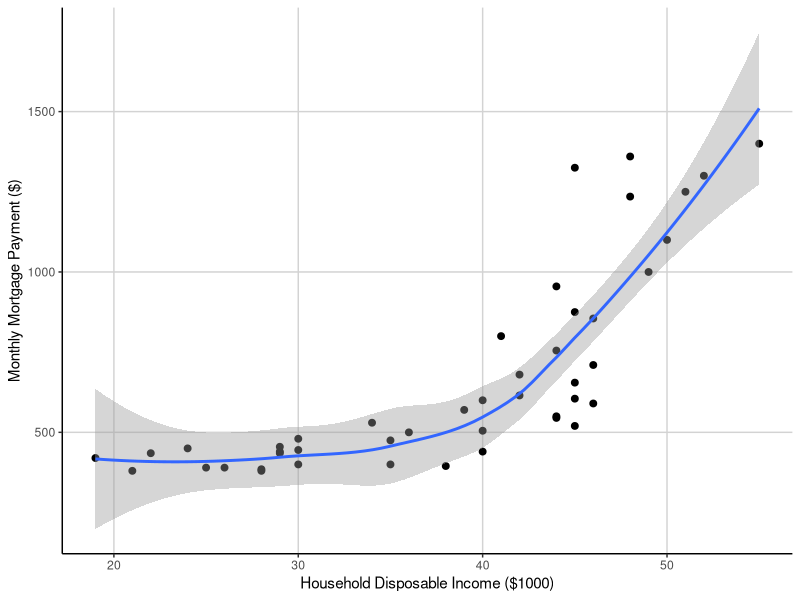
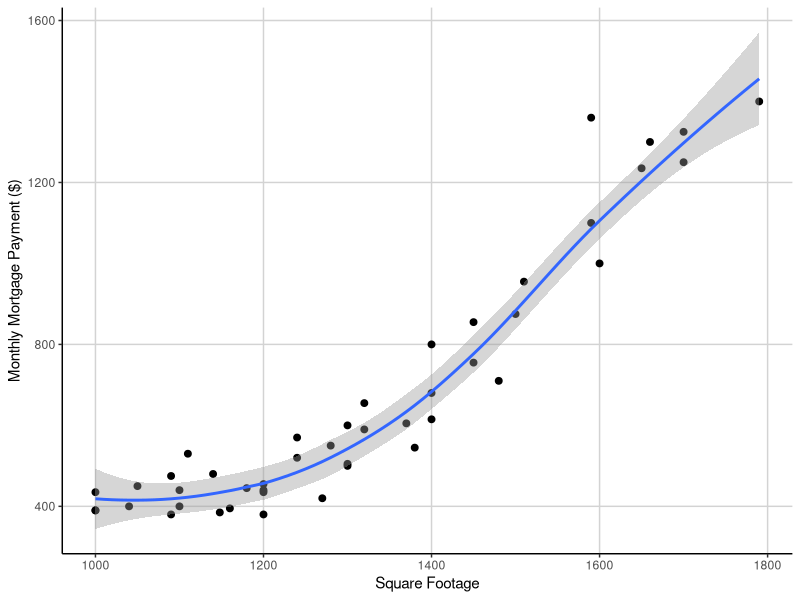
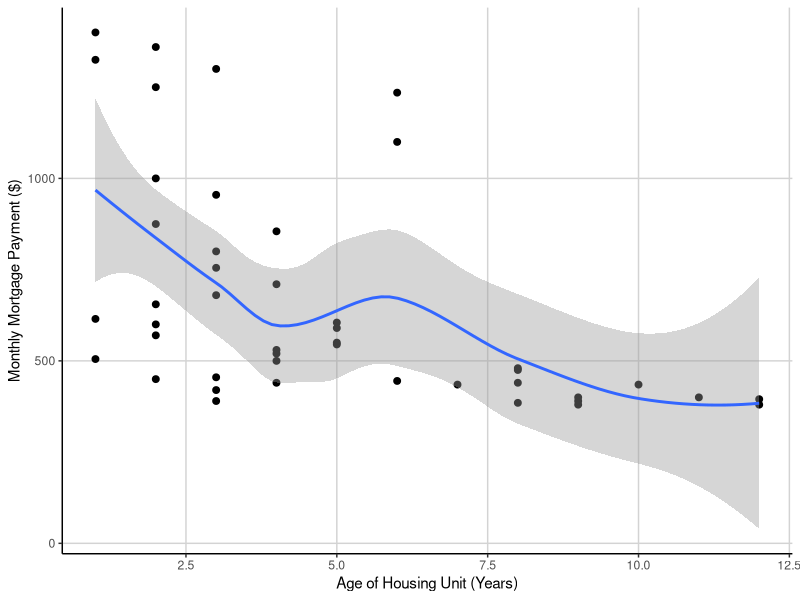
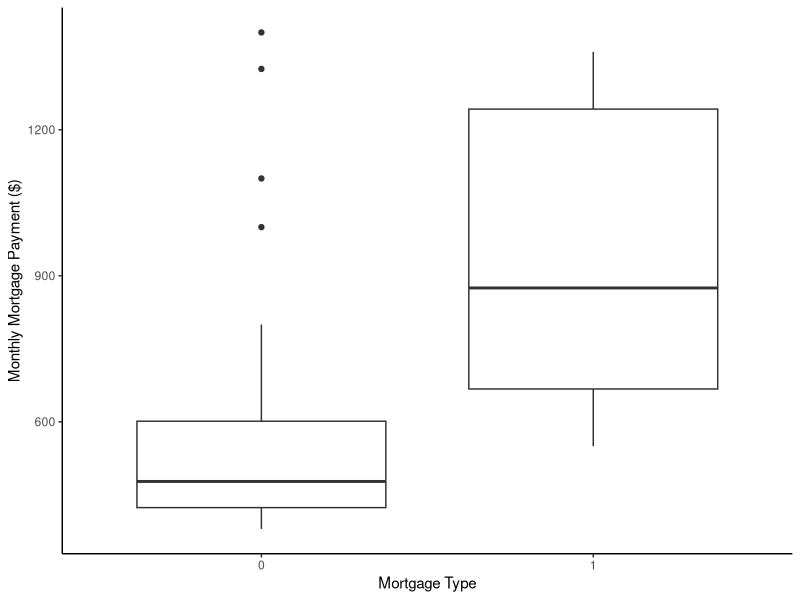
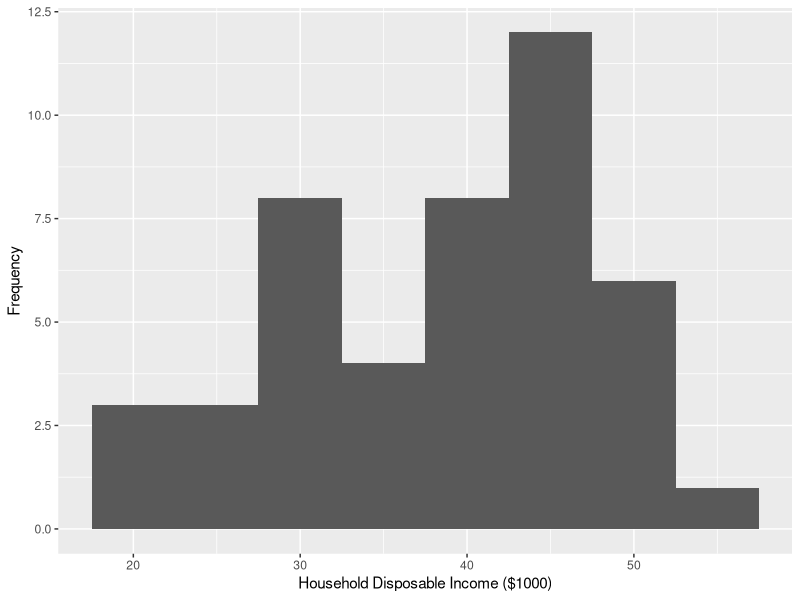
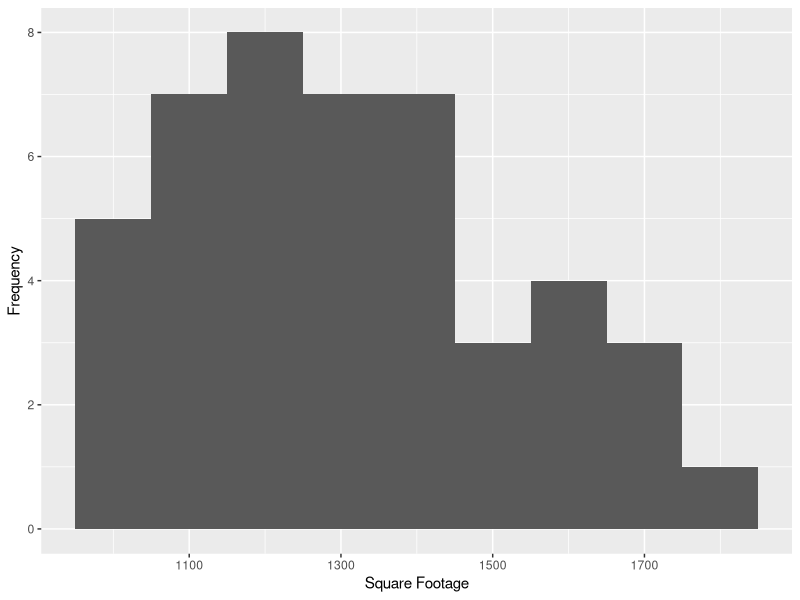
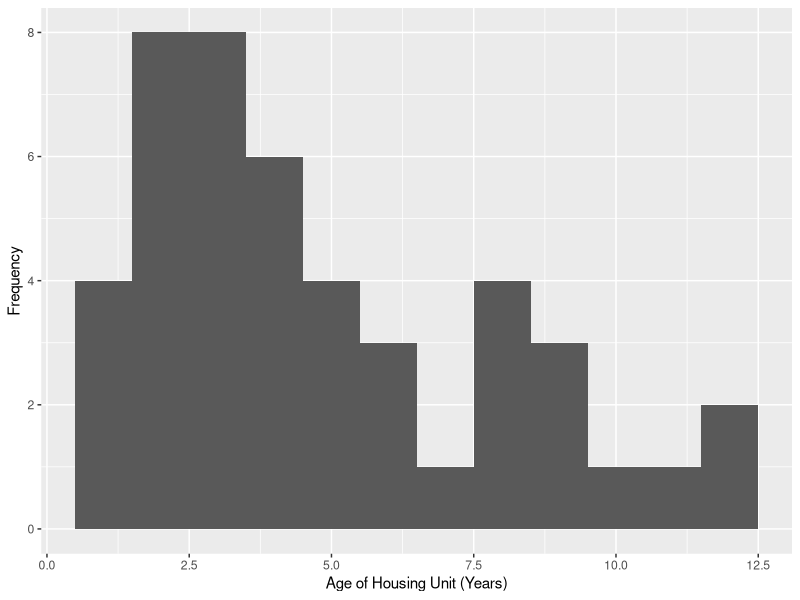
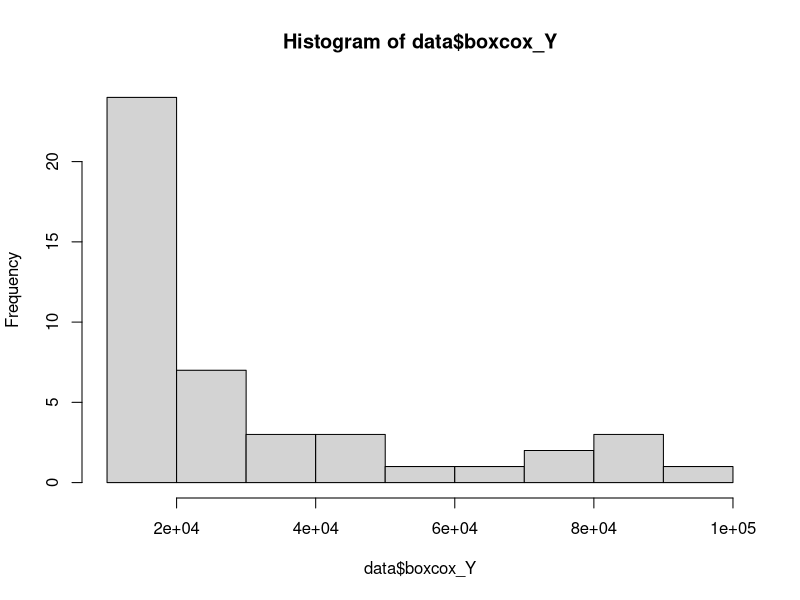

Write the R code that produced these figures, in order. (Note: this script raises an error after producing the figures.)
# load library
library(dplyr)
library(ggplot2)
library(forecast)

# read in file
data <- read.csv(file = "Lab_data.csv", header = TRUE)

# approach
# scatterplots of variables against Y
# check assumptions
# add interactions?
# run AIC and stepwise regressions to determine model of best fit

# prep the dataset
colnames(data) <- c("obs", "mortpay", "income", "sqfoot", "mort_type", "age")
as.factor(data$mort_type)

# scatterplots of variables against Y
ggplot(data, aes(x = income, y = mortpay)) +
  geom_point(size = 2) +
  geom_smooth() +
  xlab("Household Disposable Income ($1000)") +
  ylab("Monthly Mortgage Payment ($)") + 
  theme(panel.background = element_blank(), axis.line = element_line(colour = "black"), panel.grid.major = element_line(colour = "light gray"))
ggsave(file = "mortpay_vs_income.png", width = 5, height = 5)

ggplot(data, aes(x = sqfoot, y = mortpay)) +
  geom_point(size = 2) +
  geom_smooth() +
  xlab("Square Footage") +
  ylab("Monthly Mortgage Payment ($)") + 
  theme(panel.background = element_blank(), axis.line = element_line(colour = "black"), panel.grid.major = element_line(colour = "light gray"))
ggsave(file = "mortpay_vs_sqfoot.png", width = 5, height = 5)

ggplot(data, aes(x = age, y = mortpay)) +
  geom_point(size = 2) +
  geom_smooth() +
  xlab("Age of Housing Unit (Years)") +
  ylab("Monthly Mortgage Payment ($)") + 
  theme(panel.background = element_blank(), axis.line = element_line(colour = "black"), panel.grid.major = element_line(colour = "light gray"))
ggsave(file = "mortpay_vs_age.png", width = 5, height = 5)

ggplot(data, aes(factor(mort_type), mortpay)) +
  geom_boxplot() +
  ylab("Monthly Mortgage Payment ($)") +
  xlab("Mortgage Type") + 
  theme(panel.background = element_blank(), axis.line = element_line(colour = "black"), panel.grid.major = element_blank())
ggsave(file = "mortpay_vs_type.png", width = 5, height = 5)

# histograms of independent variables
ggplot(data, aes(x = income)) +
  geom_histogram(binwidth = 5) +
  xlab("Household Disposable Income ($1000)") +
  ylab("Frequency") 

ggplot(data, aes(x = sqfoot)) +
  geom_histogram(binwidth = 100) +
  xlab("Square Footage") +
  ylab("Frequency") 

ggplot(data, aes(x = age)) +
  geom_histogram(binwidth = 1) +
  xlab("Age of Housing Unit (Years)") +
  ylab("Frequency") 

# optimizing Box-Cox
lambda <- BoxCox.lambda(x = data$mortpay)
data$boxcox_Y <- BoxCox(data$mortpay, lambda)
data$ln_mortpay <- 

hist(data$boxcox_Y)
plot(boxcox_Y ~ sqfoot, data = data)
plot(boxcox_Y ~ income, data = data)

# trying
